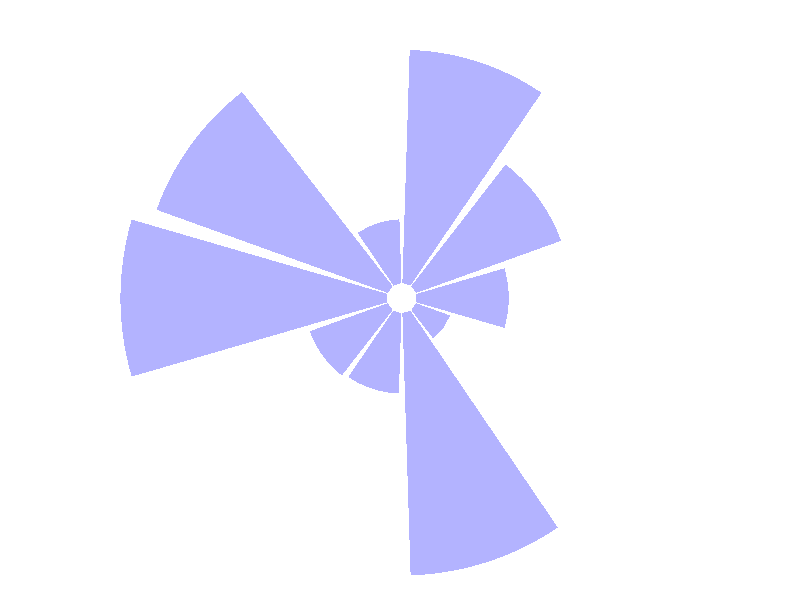
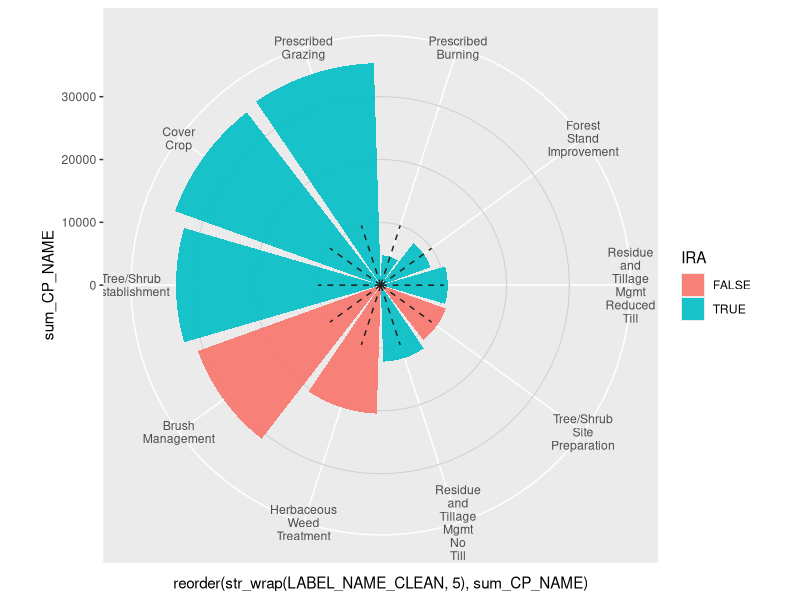

These charts were generated, in order, by the following R code: (Note: this script raises an error after producing the figures.)
## ---- chunk 1
knitr::opts_chunk$set(echo = TRUE)

## ---- chunk 2
library(tidyverse)
library(ggplot2)
library(dplyr)
library(stringr)

## ---- chunk 3
# load csv file
df <- read.csv("transformed_data.csv", header = TRUE, stringsAsFactors = FALSE)

# Add IRA Column
df <- df %>%
  mutate(IRA = grepl("(IRA)", CP_NAME, ignore.case = TRUE)) %>%
  #Create New Column from CP_NAME column that parses out the String between | and |
  mutate(LABEL_NAME = str_extract(CP_NAME, "(?<=\\|)(.*?)(?=\\|)")) %>%
   mutate(LABEL_NAME_CLEAN =ifelse(str_detect(LABEL_NAME, "(IRA)"), str_replace(LABEL_NAME, "(IRA)", " "), LABEL_NAME)) 
  # Remove all parentheses from the strings column LABEL_NAME_CLEAN 
  df$LABEL_NAME_CLEAN <- gsub("\\(|\\)", "", df$LABEL_NAME_CLEAN)


# Create New Dataframe summarizing the data
cpsums <- df %>%
  group_by(CP_NAME,UNIT, IRA,LABEL_NAME_CLEAN) %>%
  summarize(sum_CP_NAME = sum(VALUE, na.rm = TRUE)) 

cpsums_acres <- cpsums %>%
  filter(UNIT == "Ac") %>%
  select(CP_NAME, sum_CP_NAME, UNIT, IRA,LABEL_NAME_CLEAN) 

#Create new dataset with only top 10 values from sum_CP_NAME from cpsums_acres
cpsums_acres_top10 <- cpsums_acres %>%
 slice_max(sum_CP_NAME, n=10) %>%
  arrange(desc(sum_CP_NAME))
  

# Create new dataset with only top 10 values from sum_CP_NAME from cpsums_acres
cpsums_acres_top10 <- cpsums_acres_top10[1:10,]

## ---- chunk 4
basic_plot <- ggplot(cpsums_acres_top10, aes(x = as.factor(CP_NAME), y = sum_CP_NAME)) +
  geom_bar(stat = "identity", fill=alpha("blue",0.3)) +
  ylim(-2000,38000) +
  theme_minimal() + 
  theme( 
     axis.text = element_blank(),
    axis.title = element_blank(),
    panel.grid = element_blank(),
    plot.margin = unit(rep(-2,4), "cm")     # This remove unnecessary margin around plot
  ) +
  coord_polar(start = 0)
    
basic_plot
## ---- chunk 5

copied_plt <- ggplot(cpsums_acres_top10) +
  # Make custom panel grid
  geom_hline(
    aes(yintercept = y), 
    data.frame(y = c(0:3) * 10000),
    color = "lightgrey"
  ) + 
  # Add bars to represent the cumulative track lengths
  # str_wrap(region, 5) wraps the text so each line has at most 5 characters
  # (but it doesn't break long words!)
  geom_col(
    aes(
      x = reorder(str_wrap(LABEL_NAME_CLEAN, 5), sum_CP_NAME),
      y = sum_CP_NAME,
      fill = IRA
    ),
    position = "dodge2",
    show.legend = TRUE,
    alpha = .9
  ) +
  

  # Lollipop shaft for mean gain per region
  geom_segment(
    aes(
      x = reorder(str_wrap(LABEL_NAME_CLEAN, 5), sum_CP_NAME),
      y = 0,
      xend = reorder(str_wrap(LABEL_NAME_CLEAN, 5), sum_CP_NAME),
      yend = 10000
    ),
    linetype = "dashed",
    color = "gray12"
  ) + 
  
  # Make it circular!
  coord_polar()

copied_plt
## ---- chunk 6
# Set a number of 'empty bar' to add at the end of each group
empty_bar <- 4
to_add <- data.frame( matrix(NA, empty_bar*nlevels(data$group), ncol(data)) )
colnames(to_add) <- colnames(data)
to_add$group <- rep(levels(data$group), each=empty_bar)
data <- rbind(data, to_add)
data <- data %>% arrange(group)
data$id <- seq(1, nrow(data))



## ---- chunk 7
summary(cars)
## ---- chunk 8
plot(pressure)
